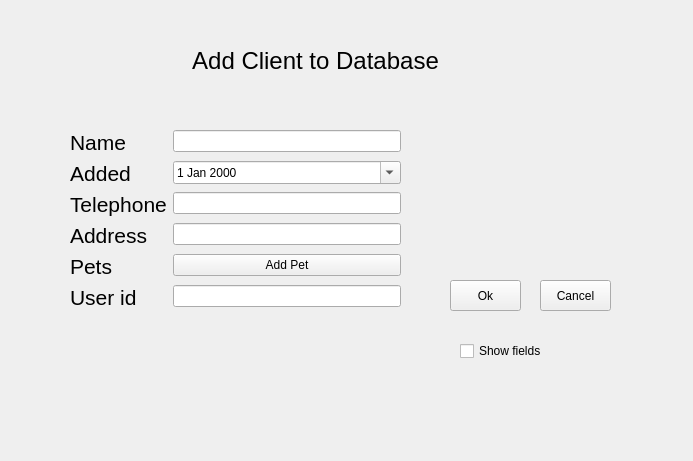
<?xml version="1.0" encoding="UTF-8"?>
<ui version="4.0">
 <class>AddClientForm</class>
 <widget class="QWidget" name="AddClientForm">
  <property name="geometry">
   <rect>
    <x>0</x>
    <y>0</y>
    <width>693</width>
    <height>461</height>
   </rect>
  </property>
  <property name="windowTitle">
   <string>Form</string>
  </property>
  <widget class="QLabel" name="label">
   <property name="geometry">
    <rect>
     <x>170</x>
     <y>10</y>
     <width>291</width>
     <height>101</height>
    </rect>
   </property>
   <property name="font">
    <font>
     <pointsize>18</pointsize>
    </font>
   </property>
   <property name="text">
    <string>Add Client to Database</string>
   </property>
   <property name="alignment">
    <set>Qt::AlignCenter</set>
   </property>
  </widget>
  <widget class="QFrame" name="frame">
   <property name="geometry">
    <rect>
     <x>40</x>
     <y>100</y>
     <width>631</width>
     <height>271</height>
    </rect>
   </property>
   <property name="frameShape">
    <enum>QFrame::NoFrame</enum>
   </property>
   <property name="frameShadow">
    <enum>QFrame::Raised</enum>
   </property>
   <widget class="QWidget" name="formLayoutWidget">
    <property name="geometry">
     <rect>
      <x>30</x>
      <y>30</y>
      <width>331</width>
      <height>211</height>
     </rect>
    </property>
    <layout class="QFormLayout" name="formLayout">
     <item row="0" column="0">
      <widget class="QLabel" name="label_3">
       <property name="font">
        <font>
         <pointsize>16</pointsize>
         <italic>false</italic>
        </font>
       </property>
       <property name="text">
        <string>Name</string>
       </property>
       <property name="alignment">
        <set>Qt::AlignCenter</set>
       </property>
      </widget>
     </item>
     <item row="0" column="1">
      <widget class="QLineEdit" name="lineEdit"/>
     </item>
     <item row="1" column="0">
      <widget class="QLabel" name="label_4">
       <property name="font">
        <font>
         <pointsize>16</pointsize>
        </font>
       </property>
       <property name="text">
        <string>Added</string>
       </property>
       <property name="alignment">
        <set>Qt::AlignCenter</set>
       </property>
      </widget>
     </item>
     <item row="3" column="0">
      <widget class="QLabel" name="label_6">
       <property name="font">
        <font>
         <pointsize>16</pointsize>
        </font>
       </property>
       <property name="text">
        <string>Address</string>
       </property>
      </widget>
     </item>
     <item row="3" column="1">
      <widget class="QLineEdit" name="lineEdit_3"/>
     </item>
     <item row="4" column="0">
      <widget class="QLabel" name="label_7">
       <property name="font">
        <font>
         <pointsize>16</pointsize>
        </font>
       </property>
       <property name="text">
        <string>Pets</string>
       </property>
      </widget>
     </item>
     <item row="1" column="1">
      <widget class="QDateEdit" name="dateEdit">
       <property name="minimumDate">
        <date>
         <year>1752</year>
         <month>9</month>
         <day>17</day>
        </date>
       </property>
       <property name="calendarPopup">
        <bool>true</bool>
       </property>
      </widget>
     </item>
     <item row="4" column="1">
      <widget class="QPushButton" name="pushButton">
       <property name="text">
        <string>Add Pet</string>
       </property>
      </widget>
     </item>
     <item row="2" column="0">
      <widget class="QLabel" name="label_2">
       <property name="font">
        <font>
         <pointsize>16</pointsize>
        </font>
       </property>
       <property name="text">
        <string>Telephone</string>
       </property>
      </widget>
     </item>
     <item row="2" column="1">
      <widget class="QLineEdit" name="newEdit"/>
     </item>
     <item row="5" column="0">
      <widget class="QLabel" name="label_9">
       <property name="font">
        <font>
         <pointsize>16</pointsize>
        </font>
       </property>
       <property name="text">
        <string>User id</string>
       </property>
      </widget>
     </item>
     <item row="5" column="1">
      <widget class="QLineEdit" name="lineEdit_2"/>
     </item>
    </layout>
   </widget>
   <widget class="QPushButton" name="pushButton_3">
    <property name="geometry">
     <rect>
      <x>410</x>
      <y>180</y>
      <width>71</width>
      <height>31</height>
     </rect>
    </property>
    <property name="text">
     <string>Ok</string>
    </property>
   </widget>
   <widget class="QPushButton" name="pushButton_4">
    <property name="geometry">
     <rect>
      <x>500</x>
      <y>180</y>
      <width>71</width>
      <height>31</height>
     </rect>
    </property>
    <property name="text">
     <string>Cancel</string>
    </property>
   </widget>
   <widget class="QCheckBox" name="checkBox">
    <property name="geometry">
     <rect>
      <x>420</x>
      <y>240</y>
      <width>97</width>
      <height>22</height>
     </rect>
    </property>
    <property name="text">
     <string>Show fields</string>
    </property>
   </widget>
  </widget>
 </widget>
 <resources/>
 <connections/>
</ui>
